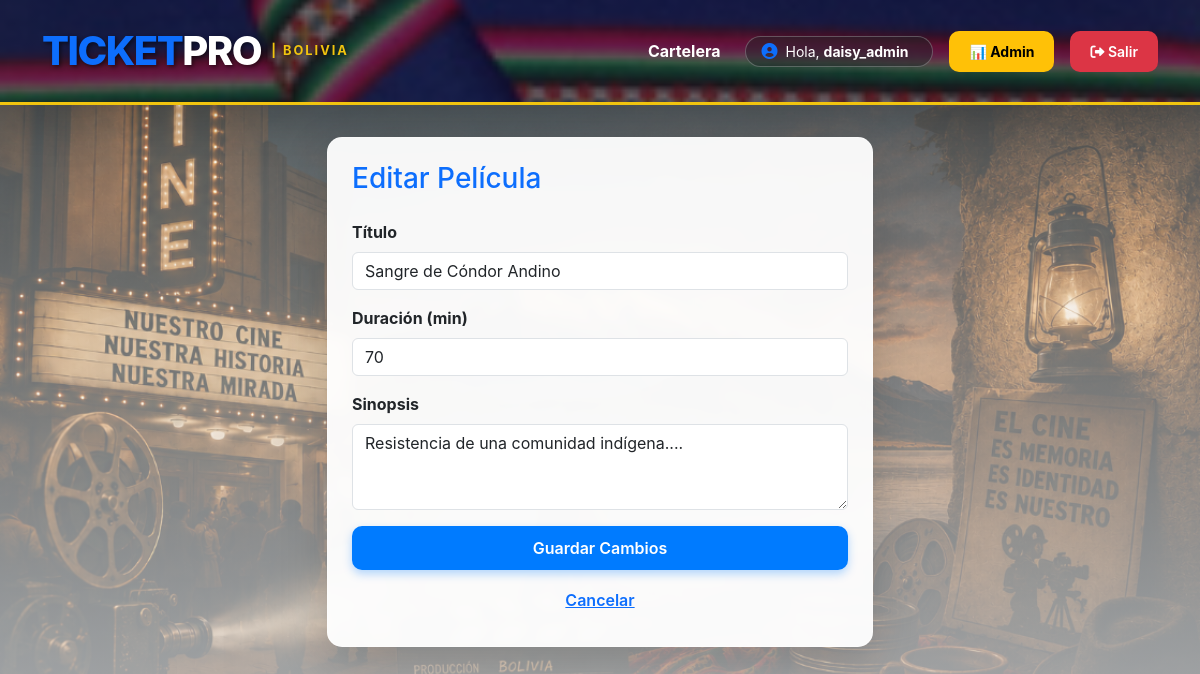
The app's page /admin/movies/edit/1 (signed in) with its own data.
### app/models.py (models this page shows, shortened)
class User(db.Model, UserMixin):
    id = db.Column(db.Integer, primary_key=True)
    username = db.Column(db.String(50), unique=True, nullable=False)
    password_hash = db.Column(db.String(128), nullable=False)
    role_id = db.Column(db.Integer, db.ForeignKey('role.id'), nullable=False)
    boletos = db.relationship('Boleto', backref='cliente', lazy=True)

class Pelicula(db.Model):
    id = db.Column(db.Integer, primary_key=True)
    titulo = db.Column(db.String(100), nullable=False)
    sinopsis = db.Column(db.Text)
    duracion = db.Column(db.Integer)
    imagen_url = db.Column(db.String(500))
    genero_id = db.Column(db.Integer, db.ForeignKey('genero.id'), nullable=False)
    funciones = db.relationship('Funcion', backref='pelicula', lazy=True)

### app/admin/routes.py (the view, shortened to what this page needs)
@admin_bp.route('/movies/edit/<int:id>', methods=['GET', 'POST'])
@login_required
def edit_movie(id):
    if current_user.role.nombre != 'Admin':
        abort(403)
    peli = Pelicula.query.get_or_404(id)
    return render_template('admin/edit_movie.html', peli=peli)

### app/templates/admin/edit_movie.html
{% extends 'base.html' %}
{% block content %}
<div class="row justify-content-center">
    <div class="col-md-6">
        <div class="card shadow-lg p-4">
            <h3 class="text-primary mb-4">Editar Película</h3>
            <form method="POST">
                <div class="mb-3">
                    <label class="form-label fw-bold">Título</label>
                    <input type="text" name="titulo" value="{{ peli.titulo }}" class="form-control" required>
                </div>
                <div class="mb-3">
                    <label class="form-label fw-bold">Duración (min)</label>
                    <input type="number" name="duracion" value="{{ peli.duracion }}" class="form-control" required>
                </div>
                <div class="mb-3">
                    <label class="form-label fw-bold">Sinopsis</label>
                    <textarea name="sinopsis" class="form-control" rows="3">{{ peli.sinopsis }}</textarea>
                </div>
                <button type="submit" class="btn btn-primary w-100">Guardar Cambios</button>
                <a href="{{ url_for('admin.dashboard') }}" class="btn btn-link w-100 mt-2">Cancelar</a>
            </form>
        </div>
    </div>
</div>
{% endblock %}

### app/templates/base.html (shortened to what this page needs)
<!DOCTYPE html>
<html lang="es">
<head>
    <link href="https://cdn.jsdelivr.net/npm/bootstrap@5.3.0/dist/css/bootstrap.min.css" rel="stylesheet">
    <link rel="stylesheet" href="https://cdnjs.cloudflare.com/ajax/libs/font-awesome/6.0.0/css/all.min.css">
    <link rel="stylesheet" href="{{ url_for('static', filename='css/style.css') }}">
</head>
<body>
    <nav class="navbar navbar-expand-lg navbar-dark shadow-lg navbar-awayo">
        <div class="container">
            <a class="navbar-brand titulo-gigante d-flex align-items-center" href="/">
                <span class="text-primary">TICKET</span><span class="text-white">PRO</span>
                <span class="text-bolivia-label d-none d-md-inline">| BOLIVIA</span>
            </a>
            <div class="collapse navbar-collapse" id="navbarNav">
                <div class="navbar-nav ms-auto gap-3 align-items-center">
                    <a class="nav-link text-white fw-bold" href="{{ url_for('movie.index') }}">Cartelera</a>
                    {% if current_user.is_authenticated %}
                        <div class="d-flex align-items-center bg-dark bg-opacity-50 rounded-pill px-3 py-1 border border-light border-opacity-25">
                            <i class="fas fa-user-circle text-primary me-2"></i>
                            <span class="text-white small me-2">Hola, <strong>{{ current_user.username }}</strong></span>
                        </div>
                        {% if current_user.role.nombre == 'Admin' %}
                            <a class="btn btn-warning btn-sm fw-bold" href="{{ url_for('admin.dashboard') }}">📊 Admin</a>
                        {% endif %}
                        <a class="btn btn-danger btn-sm" href="{{ url_for('auth.logout') }}">
                            <i class="fas fa-sign-out-alt"></i> Salir
                        </a>
                    {% else %}
                        <a class="btn btn-outline-light btn-sm px-4" href="{{ url_for('auth.login') }}">Ingresar</a>
                        <a class="btn btn-primary btn-sm px-4" href="{{ url_for('auth.register') }}">Registrarse</a>
                    {% endif %}
                </div>
            </div>
        </div>
    </nav>
    <div class="container mt-4">
        <main class="py-2">
            {% block content %}{% endblock %}
        </main>
    </div>
</body>
</html>

### app/static/css/style.css (style rules this page uses)
:root { --cine-azul: #007bff; --cine-oscuro: #0f172a; --cine-fondo: #f1f5f9; --cine-verde: #10b981; --bolivia-amarillo: #f1c40f; }
.navbar-awayo { background-image: linear-gradient(rgba(0, 0, 0, 0.6), rgba(0, 0, 0, 0.6)), url('/static/img/awayo2.png'); background-size: cover; background-position: center; border-bottom: 3px solid var(--bolivia-amarillo); padding: 1rem 0; box-shadow: 0 4px 15px rgba(0,0,0,0.3); }
.titulo-gigante { font-size: 2.5rem; font-weight: 800; letter-spacing: -1.5px; text-transform: uppercase; text-shadow: 2px 2px 4px rgba(0,0,0,0.5); }
.text-bolivia-label { color: var(--bolivia-amarillo); font-weight: bold; letter-spacing: 2px; font-size: 0.8rem; margin-left: 10px; }
.card { background-color: rgba(255, 255, 255, 0.95); backdrop-filter: blur(5px); border: 1px solid rgba(255, 255, 255, 0.3); border-radius: 15px; transition: transform 0.3s ease, box-shadow 0.3s ease; }
.btn { border-radius: 10px; font-weight: 600; padding: 10px 20px; transition: all 0.3s ease; border: none; }
.btn-primary { background-color: var(--cine-azul); box-shadow: 0 4px 10px rgba(0, 123, 255, 0.3); }
body { background: linear-gradient(rgba(240, 242, 245, 0.26), rgba(240, 242, 245, 0.732)), url('../img/mi_imagen.png'); background-size: cover; background-position: top; background-attachment: fixed; font-family: 'Inter', sans-serif; color: #1e293b; }

### records on screen
User: username "daisy_admin"
Pelicula: titulo "Sangre de Cóndor Andino", duracion "70", sinopsis "Resistencia de una comunidad indígena...."
